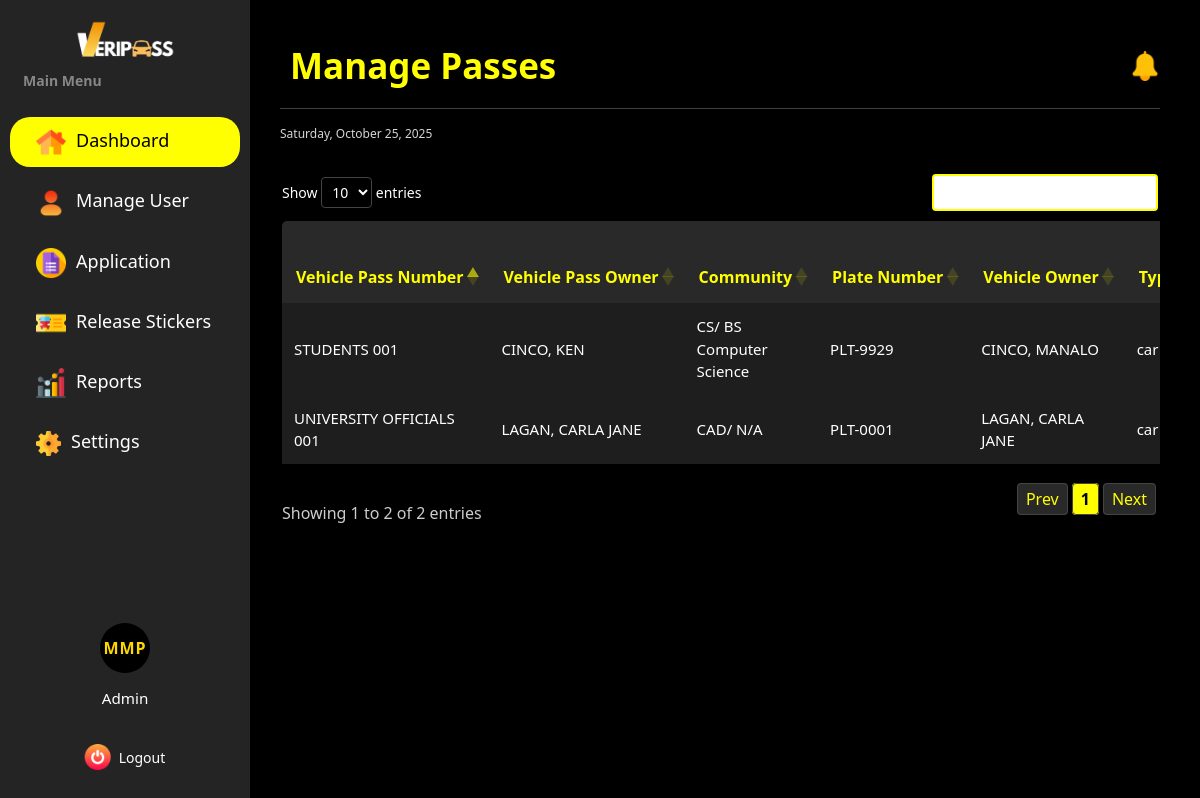
The page /dashboard/admin/manage_passes/ (signed in) on the database as committed earlier.
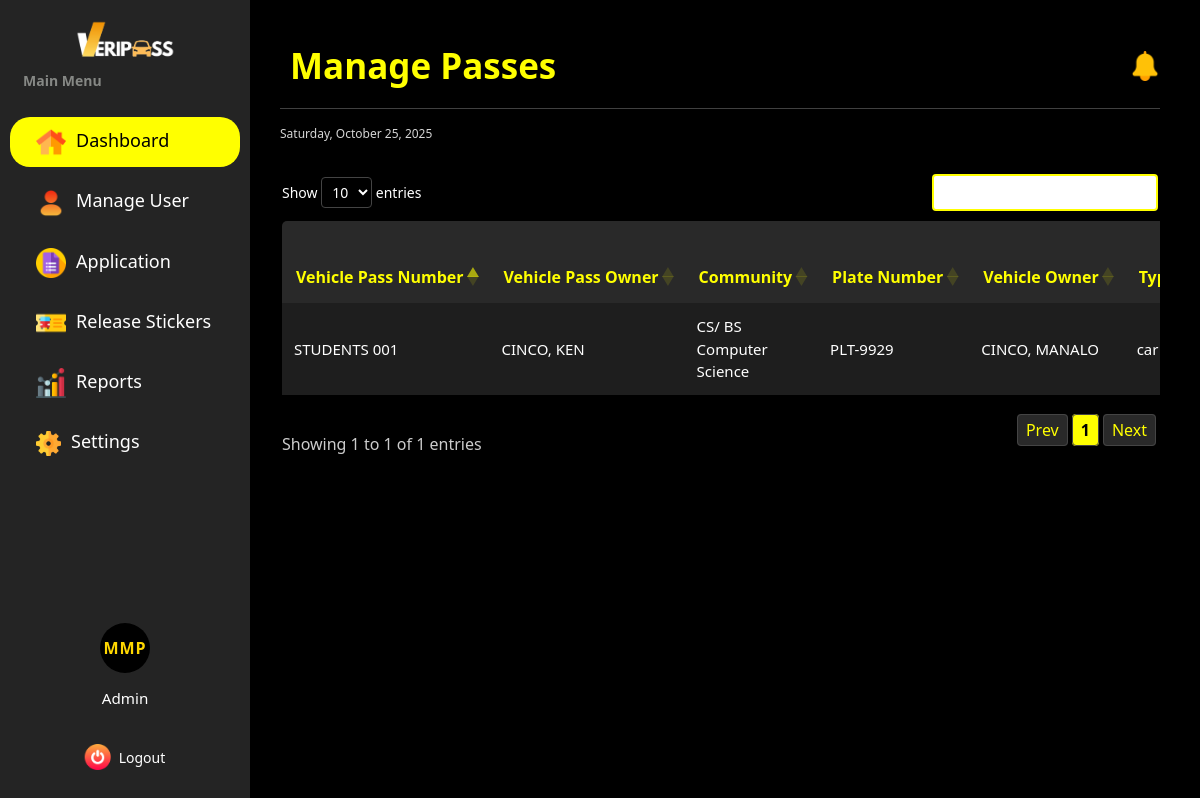
The same page on the database as committed later.
### vehicle_pass/models.py (models this page shows, shortened)
class BaseModel(models.Model):
    created_at = models.DateTimeField(auto_now_add=True, db_index=True)
    updated_at = models.DateTimeField(auto_now=True)
    class Meta:
        abstract = True

class VehiclePass(BaseModel):
    STATUS_CHOICES = [
        ('active', 'Active'),
        ('inactive', 'Inactive'),
        ('revoked', 'Revoked')
    ]
    vehicle = models.OneToOneField(Vehicle, on_delete=models.CASCADE)
    pass_number = models.CharField(max_length=20)
    pass_expire = models.DateField()
    status = models.CharField(max_length=10, choices=STATUS_CHOICES, default="active")

class Vehicle(BaseModel):
    VEHICLE_TYPE = [('motor', 'Motor'),
                    ('car', 'Car'),
                    ('van', 'Van')]
    applicant = models.ForeignKey(UserProfile, on_delete=models.CASCADE, null=True, blank=True)
    make_model = models.CharField(max_length=35)
    plate_number = models.CharField(max_length=10, unique=True)
    year_model = models.IntegerField()
    color = models.CharField(max_length=20)
    type = models.CharField(choices=VEHICLE_TYPE, max_length=5)
    engine_number = models.CharField(max_length=25)
    chassis_number = models.CharField(max_length=17)
    or_number = models.CharField(max_length=25)
    cr_number = models.CharField(max_length=25)
    owner_firstname = models.CharField(max_length=45, null=True, blank=True)
    owner_middlename = models.CharField(max_length=45, null=True, blank=True)
    owner_lastname = models.CharField(max_length=45, null=True, blank=True)
    owner_suffix = models.CharField(max_length=5, null=True, blank=True)
    relationship_to_owner = models.CharField(max_length=15, null=True, blank=True)
    contact_number = models.CharField(max_length=14, null=True, blank=True)
    address = models.CharField(max_length=100, null=True, blank=True)
    @property
    def is_owner(self):
        return not any([
            self.owner_firstname,
            self.owner_middlename,
            self.owner_lastname,
            self.owner_suffix,
            self.relationship_to_owner,
            self.contact_number,
            self.address
        ])

class UserProfile(BaseModel):
    ROLE_CHOICES = [('user', 'User'),
        ('security', 'Security'),
        ('admin', 'Admin')
        ]
    SCHOOL_ROLE_CHOICES = [('student', 'Student'),
                           ('faculty & staff', 'Faculty and Staff'),
                           ('university official', 'University Official')
    ]
    COLLEGE_CHOICES = [('CAD', 'College of Architecture and Design'),
                       ('CAH', 'College of Arts and Humanities'),
                       ('CBA', 'College of Business and Accountancy'),
                       ('CCJE', 'College of Criminal Justice and Education'),
                       ('CoE', 'College of Engineering'),
                       ('CHTM', 'College of Hospitality Management and Tourism'),
                       ('CNHS', 'College of Nursing and Health Sciences'),
                       ('CS', 'College of Sciences'),
                       ('CTE', 'College of Teacher Education'),
    ]
    YEAR_LEVEL_CHOICES = [('first year', 'First Year'),
                          ('second year', 'Second Year'),
                          ('third year', 'Third Year'),
                          ('fourth year', 'Fourth year'),
                          ('fifth year', 'Fifth Year')
    ]
    OFFICE_CHOICES = [
        ('university president', 'University President'),
        ('university president coa', 'University President COA'),
        ('office of the university secretary', 'Office of the University Secretary'),
        ('legal office', 'Legal Office (Data Privacy Office)'),
        ('planning and development office', 'Planning and Development Office'),
        ('office of the internal audit services', 'Office of the Internal Audit Services (QMS)'),
        ('public information office', 'Public Information Office'),
        ('alumni affairs office', 'Alumni Affairs Office'),
        ('academic council', 'Academic Council'),
        ('administrative council', 'Administrative Council'),
        ('research and extension council', 'Research and Extension Council'),
        ('management committee', 'Management Committee'),
        ('university ethics committee', 'University Ethics Committee'),
        ('gender and development office', 'Gender and Development Office'),
        ('international affairs and linkages office', 'International Affairs and Linkages Office'),
        ('office of the vice president for finance and administration', 'Office of the Vice President for Finance and Administration'),
        ('bids and awards committee', 'Bids and Awards Committee'),
        ('administrative management office', 'Administrative Management Office'),
        ('records archives management office', 'Records Archives Management Office'),
        ('human resource management office', 'Human Resource Management Office'),
        ('faculty and staff development unit', 'Faculty and Staff Development Unit'),
        ('health services office', 'Health Services Office'),
        ('management information system information office', 'Management Information System Information Office'),
        ('security office', 'Security Office'),
        ('supply and property management office', 'Supply and Property Management Office'),
        ('disaster risk reduction and management office', 'Disaster Risk Reduction and Management Office'),
        ('project management office', 'Project Management Office'),
        ('general services office', 'General Services Office'),
        ('utility and environmental management office', 'Utility and Environmental Management Office'),
        ('motorpool office', 'Motorpool Office'),
        ('finance management service offices (cfo)', 'Finance Management Service Offices (CFO)'),
        ('accounting office', 'Accounting Office'),
        ('processing unit', 'Processing Unit'),
        ('student accounts & assessment', 'Student Accounts & Assessment'),
        ('financial reporting', 'Financial Reporting'),
        ('budget office', 'Budget Office'),
        ('production services/income generating projects office', 'Production Services/Income Generating Projects Office'),
        ('production', 'Production'),
        ('sifma', 'SIFMA'),
        ('university bookstore', 'University Bookstore'),
        ('auxiliary services - canteen', 'Auxiliary Services - Canteen'),
        ('auxiliary services - hostel', 'Auxiliary Services - Hostel'),
        ('auxiliary services - dormitory', 'Auxiliary Services - Dormitory'),
        ('university printing press', 'University Printing Press'),
        ('procurement office', 'Procurement Office'),
        ('cashiers office', 'Cashier’s Office'),
        ('office of the vice president for research, development and extension', 'Office of the Vice President for Research, Development and Extension'),
        ('university research office', 'University Research Office'),
        ('university extension service office', 'University Extension Service Office'),
        ('intellectual property and technology transfer office', 'Intellectual Property and Technology Transfer Office'),
        ('palawan studies center', 'Palawan Studies Center'),
        ('center for strategy policy and governance', 'Center for Strategy Policy and Governance'),
        ('panrehiyong iv-b sentro ng wikang pilipino', 'Panrehiyong IV-B Sentro ng Wikang Pilipino'),
        ('marine science research center', 'Marine Science Research Center'),
        ('palawan international technology business incubator & startup hub office', 'Palawan International Technology Business Incubator & Startup Hub Office'),
        ('office of the vice president for academic affairs', 'Office of the Vice President for Academic Affairs'),
        ('office of the eteeap', 'Office of the ETEEAP'),
        ('office of the university registrar', 'Office of the University Registrar'),
        ('university quality assurance center', 'University Quality Assurance Center'),
        ('office of the university sports', 'Office of the University Sports'),
        ('office of the curriculum & instructional materials development', 'Office of the Curriculum & Instructional Materials Development'),
        ('office of the student affairs and services', 'Office of the Student Affairs and Services'),
        ('social and cultural affairs (psu band, psu dance troupe, psu singers)', 'Social and Cultural Affairs (PSU Band, PSU Dance Troupe, PSU Singers)'),
        ('office of the university library', 'Office of the University Library'),
        ('psu museum', 'PSU Museum'),
    ]
    WORKPLACE_CHOICES = OFFICE_CHOICES + COLLEGE_CHOICES
    corporate_email = models.EmailField(max_length=50, unique=True)
    password = models.CharField(max_length=128)
    contact = models.CharField(max_length=14)
    lastname = models.CharField(max_length=25)
    firstname = models.CharField(max_length=50)
    middlename = models.CharField(max_length=25, blank=True, null=True)
    suffix = models.CharField(max_length=5, blank=True, null=True)
    address = models.CharField(max_length=100, blank=True, null=True)
    dl_number = models.CharField(max_length=25)
    college = models.CharField(max_length=100, choices=COLLEGE_CHOICES ,blank=True, null=True)
    program = models.CharField(max_length=100, blank=True, null=True)
    year_level = models.CharField(max_length=40, choices=YEAR_LEVEL_CHOICES, blank=True, null=True)
    father_name = models.CharField(max_length=100, blank=True, null=True)
    father_contact = models.CharField(max_length=14, blank=True, null=True)
    father_address = models.CharField(max_length=150, blank=True, null=True)
    mother_name = models.CharField(max_length=100, blank=True, null=True)
    mother_contact =models.CharField(max_length=14, blank=True, null=True)
    mother_address = models.CharField(max_length=150, blank=True, null=True)
    guardian_name = models.CharField(max_length=100, blank=True, null=True)
    guardian_contact = models.CharField(max_length=14, blank=True, null=True)
    guardian_address = models.CharField(max_length=150, blank=True, null=True)
    position = models.CharField(max_length=50, blank=True, null=True)
    workplace = models.CharField(max_length=150, choices=WORKPLACE_CHOICES, blank=True, null=True)
    role = models.CharField(max_length=20, choices=ROLE_CHOICES, default='user', null=True)
    school_role = models.CharField(max_length=20, choices=SCHOOL_ROLE_CHOICES, null=True, blank=True)

### vehicle_pass/views.py (the view)
# urls.py: path("dashboard/admin/manage_passes/", admin_manage_passes, name="admin_manage_passes"),
@login_required
def admin_manage_passes(request):
    vehicle_passes = VehiclePass.objects.select_related(
        'vehicle',
        'vehicle__applicant',
    ).all()
    context = {
        'vehicle_passes': vehicle_passes,
    }
    return render(request, "Admin/Admin_Manage_Passes.html", context)

### templates/Admin/Admin_Manage_Passes.html (shortened to what this page needs)
{% extends "includes/admin_sidebar.html" %}
{% load static %}
{% block extra_css %}
    <link rel="stylesheet" href="{% static 'css/admin-dashboard-style.css' %}">
    <link rel="stylesheet" href="{% static 'css/sidebar.css' %}">
    <link rel="stylesheet" href="https://cdn.datatables.net/1.13.4/css/dataTables.bootstrap5.min.css">
    <link rel="stylesheet"href="https://cdn.datatables.net/responsive/2.4.1/css/responsive.dataTables.min.css">
{% endblock %}
{% block content %}
<div class="dashboard-wrapper d-flex">
    <div class="main-content flex-grow-1 ms-uto">
        <div class="d-flex justify-content-between align-items-center">
            <h2 class="title mb-3 mb-md-0">Manage Passes</h2>
            <div class="d-flex align-items-center gap-3">
                <a href="Announcements.html" class="text-decoration-none position-relative">
                    <img src="{% static 'images/notification.png' %}" alt="Notifications" width="30" height="30">
                </a>
            </div>
        </div>
        <hr>
        <small><span id="date"></span></small>
        <br>
        <section class="table-container">
            <table id="myTable" class="passes-table">
                <thead>
                    <tr>
                        <th>Vehicle Pass Number</th>
                        <th>Vehicle Pass Owner</th>
                        <th>Community</th>
                        <th>Plate Number</th>
                        <th>Vehicle Owner</th>
                        <th>Type</th>
                    </tr>
                </thead>
                <tbody>
                    {% for pass in vehicle_passes %}
                    <tr>
                        <td>{{ pass.pass_number }}</td>
                        <td>
                            {{ pass.vehicle.applicant.lastname|default:"N/A"|upper }},
                            {{ pass.vehicle.applicant.firstname|default:"N/A"|upper }}
                        </td>
                        <td>
                            {{ pass.vehicle.applicant.college|default:"N/A" }}/
                            {{ pass.vehicle.applicant.program|default:"N/A" }}
                        </td>
                        <td>{{ pass.vehicle.plate_number|default:"N/A" }}</td>
                        <td>
                            {% if pass.vehicle.is_owner %}
                                {{ pass.vehicle.applicant.lastname|default:"N/A"|upper }},
                                {{ pass.vehicle.applicant.firstname|default:"N/A"|upper }}
                            {% else %}
                                {{ pass.vehicle.owner_lastname|default:"N/A"|upper }},
                                {{ pass.vehicle.owner_firstname|default:"N/A"|upper }}
                            {% endif %}
                        </td>
                        <td>{{ pass.vehicle.type|default:"N/A" }}</td>
                    </tr>
                    {% empty %}
                    <tr>
                        <td colspan="9" class="text-center">No passes found.</td>
                    </tr>
                    {% endfor %}
                </tbody>
            </table>
        </section>
    </div>
</div>
{% endblock %}

Rows that differ between the two databases and show on the page:
removed VehiclePass: pass_number "UNIVERSITY OFFICIALS 001", vehicle.applicant.lastname "LAGAN", vehicle.applicant.firstname "CARLA JANE", vehicle.applicant.college "CAD", vehicle.applicant.program "N/A", vehicle.plate_number "PLT-0001", vehicle.type "car"
Other text that changed with them:
text written by a page script: "Show entries Showing 1 to 2 of 2 entries Prev 1 Next" → "Show entries Showing 1 to 1 of 1 entries Prev 1 Next"
